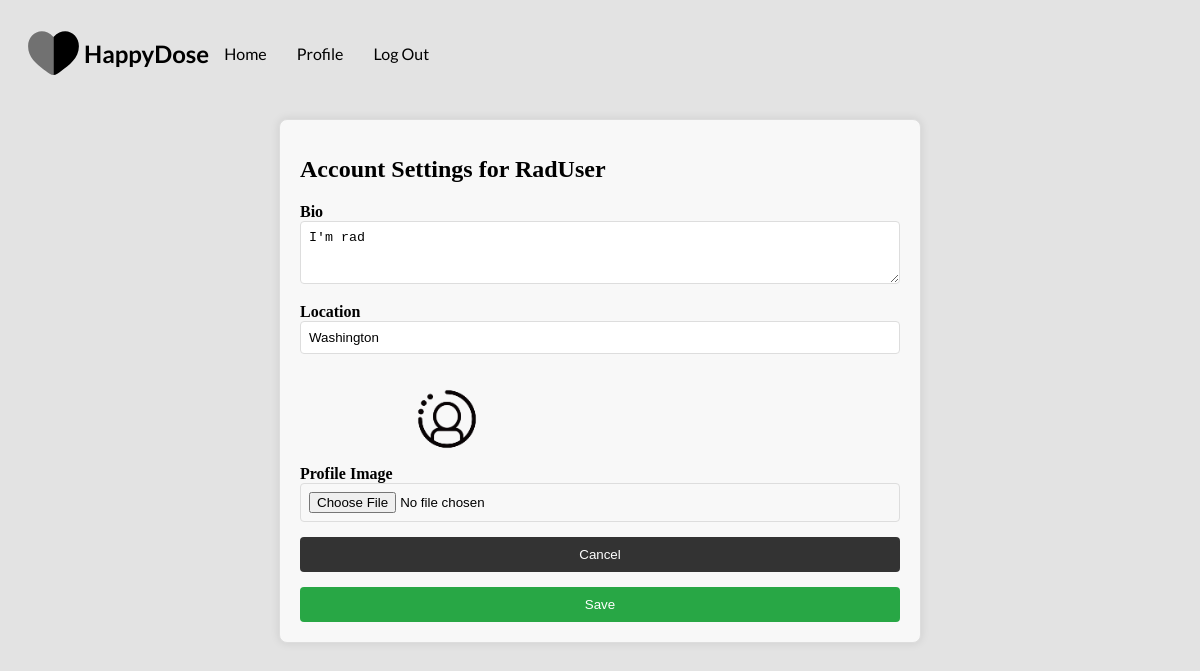
/settings (signed in), run on the app's committed database.
### core/models.py (models this page shows, shortened)
class Profile(models.Model):
    user = models.ForeignKey(User, on_delete=models.CASCADE)
    id_user = models.IntegerField()
    bio = models.TextField(blank=True, max_length = 300)
    profile_img = models.ImageField(upload_to='profile_images', default='autoprofile.png')
    location = models.CharField(blank=True ,max_length=150)

### core/views.py (the view, shortened to what this page needs)
# urls.py: path('settings', views.settings, name='settings'),
@login_required(login_url = 'signup')
def settings(request):
    user_profile = Profile.objects.get(user=request.user)
    return render(request, 'settings.html', {'user_profile': user_profile})

### templates/settings.html (shortened to what this page needs)
{% load static %}
<!DOCTYPE html>
<html lang="en">
  <head>
    <link rel="stylesheet" href="{% static 'settings.css' %}" />
  </head>
  <body>
    <nav class="nav-bar">
      <div class="logo-title"><h1>HappyDose</h1></div>
      <a href="/">Home</a>
      <a href="profile">Profile</a>
      <a href="logout">Log Out</a>
    </nav>
    <div class="settings-card">
      <h1>Account Settings for <b>{{user.username}}</b></h1>
      <form action="" method="POST" enctype="multipart/form-data">
        <div>
          <label for="bio">Bio</label>
          <textarea id="bio" name="bio" rows="3">{{user_profile.bio}}</textarea>
        </div>
        <div>
          <label for="location">Location</label>
          <input
            id="location"
            name="location"
            value="{{user_profile.location}}"
          />
        </div>
        <div class="profile-img-section">
          <label>Profile Image</label>
          <img class="profile_img" src="{{user_profile.profile_img.url}}" />
          <input type="file" name="image" value="" />
        </div>
        <button><a href="/">Cancel</a></button>
        <button type="submit">Save</button>
      </form>
    </div>
  </body>
</html>

### static/settings.css (style rules this page uses)
body { background: #e3e3e3; }
.profile_img { width: 200px; height: auto; }
nav { padding: 15px; display: flex; align-items: center; font-family: Lato; }
nav a { color: black; text-decoration: none; justify-content: space-between; margin: 0 15px; cursor: pointer; text-align: right; }
nav h1 { margin: 0; font-size: 1.5em; }
.settings-card { max-width: 600px; margin: 20px auto; padding: 20px; background-color: #f8f8f8; border: 1px solid #ddd; border-radius: 8px; box-shadow: 0 0 10px rgba(0, 0, 0, 0.1); }
.settings-card h1 { font-size: 1.5em; margin-bottom: 20px; }
.settings-card form { display: grid; gap: 15px; }
.settings-card label { font-weight: bold; }
.settings-card textarea, .settings-card input { width: 100%; padding: 8px; border: 1px solid #ddd; border-radius: 4px; box-sizing: border-box; }
.settings-card .profile_img { max-width: 100px; max-height: 100px; margin-bottom: 10px; }
.settings-card button { background-color: #333; color: white; padding: 10px 15px; border: none; border-radius: 4px; cursor: pointer; text-decoration: none; }
.settings-card button a { color: white; text-decoration: none; }
.settings-card button + button { background-color: #28a745; }

### data on the page
Profile: bio "I'm rad", location "Washington", profile_img (picture)

### other printed values
{{ user.username }} "RadUser"
